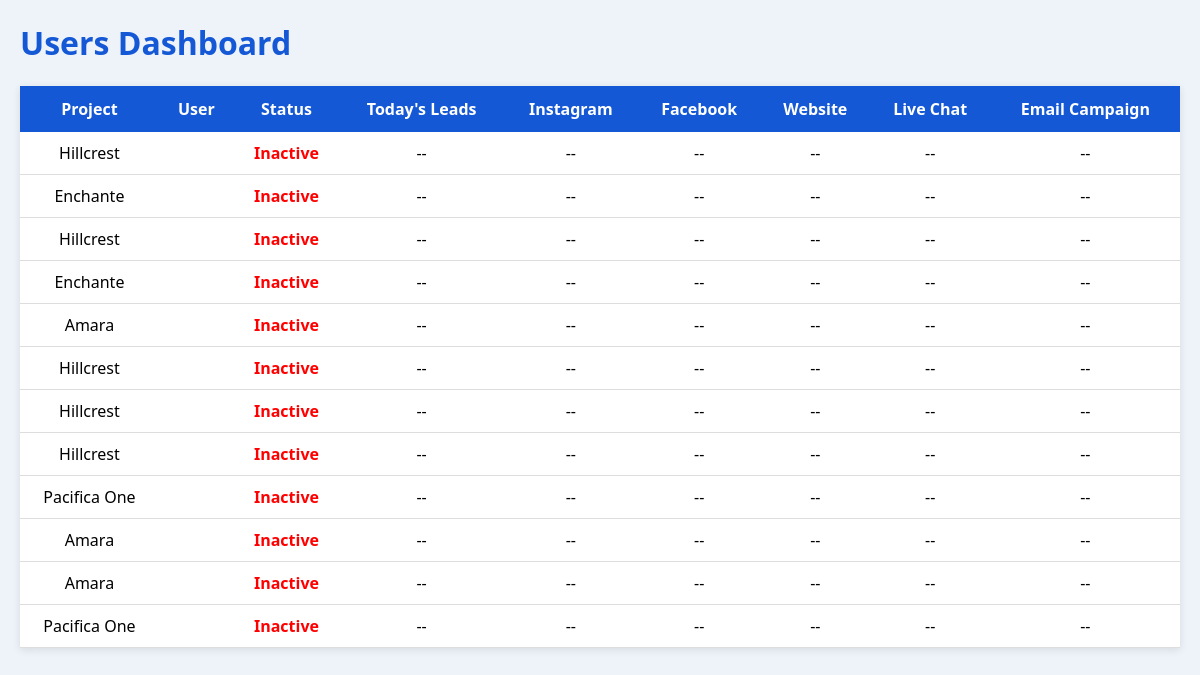
Screenshot of /users with the database file from the repository.
### tables this page shows
CREATE TABLE users (

    id INTEGER PRIMARY KEY AUTOINCREMENT,

    first_name TEXT,
    last_name TEXT,

    employee_id TEXT UNIQUE,

    email TEXT,
    mobile TEXT,

    department TEXT,
    designation TEXT,

    role TEXT,

    project_name TEXT,

    status TEXT DEFAULT 'Active',

    password TEXT,

    photo TEXT,

    two_factor INTEGER DEFAULT 0,

    last_login TEXT,

    created_on TEXT
);

### Mobile_Control.py (the view)
@app.route("/users")
def users():
    conn = sqlite3.connect(DB_PATH)
    conn.row_factory = sqlite3.Row
    cur = conn.cursor()
    cur.execute("""
        SELECT *
        FROM users
        ORDER BY first_name
    """)
    users = cur.fetchall()
    print("=" * 60)
    print("Total Users:", len(users))
    print(users)
    print("=" * 60)
    conn.close()
    return render_template(
        "modules/users/index.html",
        users=users
    )
    print("="*60)
    print(users)
    print(type(users))
    print("="*60)

### templates/modules/users/index.html (shortened to what this page needs)
<!DOCTYPE html>
<html>
<head>
</head>
<body>
<h1>Users Dashboard</h1>
<table>
<thead>
<tr>
<th>Project</th>
<th>User</th>
<th>Status</th>
<th>Today's Leads</th>
<th>Instagram</th>
<th>Facebook</th>
<th>Website</th>
<th>Live Chat</th>
<th>Email Campaign</th>
</tr>
</thead>
<tbody>
{% for u in users %}
<tr>
<td>{{ u.project_name }}</td>
<td>{{ u.user_name }}</td>
<td>
{% if u.active == 1 %}
<span class="active">Active</span>
{% else %}
<span class="inactive">Inactive</span>
{% endif %}
</td>
<td>--</td>
<td>--</td>
<td>--</td>
<td>--</td>
<td>--</td>
<td>--</td>
</tr>
{% endfor %}
</tbody>
</table>
</body>
</html>

### templates/modules/users/index.html (style rules this page uses)
body { font-family:Segoe UI; background:#eef3fa; margin:20px; }
h1 { color:#1558d6; }
table { width:100%; border-collapse:collapse; background:white; box-shadow:0 2px 8px rgba(0,0,0,.10); }
th { background:#1558d6; color:white; padding:12px; }
td { padding:10px; border-bottom:1px solid #ddd; text-align:center; }
.inactive { color:red; font-weight:bold; }

### rows the page displays
users: project_name "Hillcrest"
users: project_name "Enchante"
users: project_name "Hillcrest"
users: project_name "Enchante"
users: project_name "Amara"
users: project_name "Hillcrest"
users: project_name "Hillcrest"
users: project_name "Hillcrest"
users: project_name "Pacifica One"
users: project_name "Amara"
users: project_name "Amara"
users: project_name "Pacifica One"
